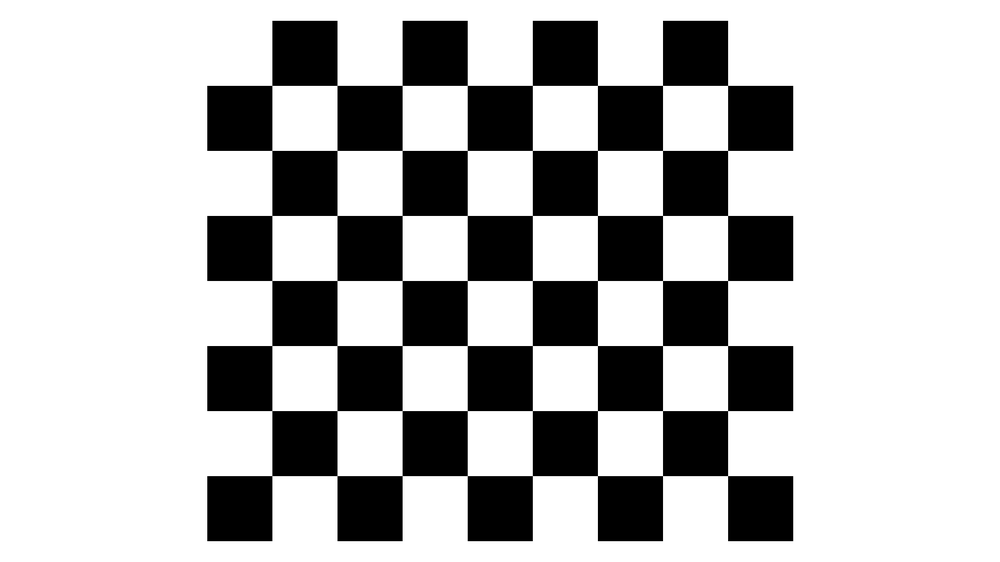
#> input picture python/cailbration/RGB_projector/chessboard/02.png, 1000 x 562 px, shrunk from 1920 x 1080 before the run
$ jupyter execute Projector_camera_calibration_single_image.ipynb
#> lines starting #> are read from the running program, lines starting #| are printed output that depends on the picture; after the words box and inside, x2 and y2 are one past the last pixel; in counts of white or black regions, pixels touching at a corner belong together; long printed decimals are rounded
[cell 1]
import numpy as np
import cv2
import glob
import matplotlib.pyplot as plt
from PIL import Image
import os
import os.path
import glob
import argparse

from numpy.linalg import inv

[cell 2]
def calculate_XYZ(u,v, rotationMatrix, translationVector, cameraMatrix):
    #https://github.com/rodolfoap/OpenCV-2Dto3D/blob/master/transform.cpp
    #Solve: From Image Pixels, find World Points
    Z = 0;
    rotationMatrix,_ = cv2.Rodrigues(rotationMatrix)

    uv_1 = np.array([[u,v,1]], dtype=np.float32)
    uv_1 = uv_1.T

    invM_x_uv1 = np.matmul(inv(cameraMatrix),uv_1)
    invR_x_invM_x_uv1 = np.matmul(inv(rotationMatrix), invM_x_uv1)
    invR_x_tvec = np.matmul(inv(rotationMatrix), translationVector)

    s = (Z + invR_x_tvec[2]) / invR_x_invM_x_uv1[2]
#     print(s,invR_x_invM_x_uv1,invR_x_tvec)
    wcPoint =  s[0,0] * invR_x_invM_x_uv1 - invR_x_tvec

#     print(wcPoint)

    return np.float32(wcPoint.T[0])

[cell 3]
np.set_printoptions(suppress=True)

[cell 4]
# prepare object points, like (0,0,0), (1,0,0), (2,0,0) ....,(6,5,0)
# (8,6) is for the given testing images.
# If you use the another data (e.g. pictures you take by your smartphone),
# you need to set the corresponding numbers.
corner_x = 8
corner_y = 7
objp = np.zeros((corner_x*corner_y,3), np.float32)
objp[:,:2] = np.mgrid[0:corner_x, 0:corner_y].T.reshape(-1,2)
block_len = 2.5
objp = objp * block_len

[cell 5]
# [7 lines of commented-out code are left out]

[cell 6]
# Arrays to store object points and image points from all the images.
# objpoints = [] # 3d points in real world space
# projected_imgpoints = [] # 2d points in image plane.
chessboard_img_corners = []

pro_img_size = (10, 10)
img_size = (10, 10)


# Step through the list and search for chessboard corners
print('Start finding chessboard corners of depth image...')

img = cv2.imread('chessboard/02.png')
#> img is the input picture: shape (562, 1000, 3); min 0, max 255, mean 185.8
gray = cv2.cvtColor(img, cv2.COLOR_BGR2GRAY)
plt.imshow(gray)
pro_img_size = (img.shape[1], img.shape[0])
#> pro_img_size = (1000, 562)

#Find the chessboard corners
print('find the chessboard corners of')
ret, chessboard_img_corners = cv2.findChessboardCorners(gray, (corner_x,corner_y), None)
#> ret = True; chessboard_img_corners = 56 rows, first 8: [727.6, 475.6], [662.5, 475.6], [597.5, 475.6], [532.4, 475.6], [467.3, 475.6], [402.2, 475.6], [337, 475.6], [271.8, 475.6]

print(pro_img_size)
#| (1000, 562)
print(chessboard_img_corners[0,0,0], chessboard_img_corners[0,0,1])
#| 727.559 475.586

# If found, add object points, image points
if ret == True:
#         projected_imgpoints.append(chessboard_img_corners)

    # Draw and display the corners
    cv2.drawChessboardCorners(img, (corner_x,corner_y), chessboard_img_corners, ret)
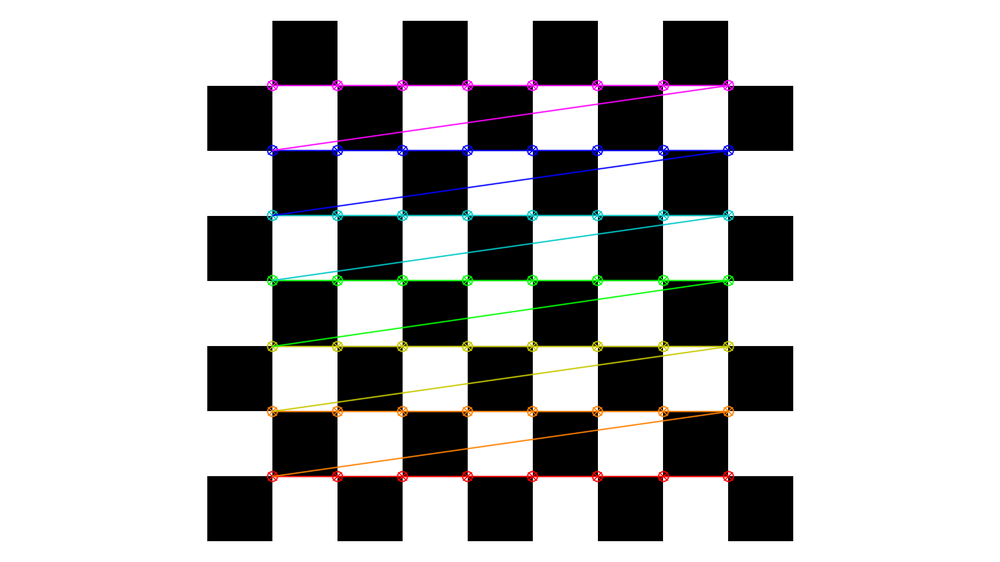
#> img: shape (562, 1000, 3); 3.97% of pixels changed, all inside (x1, y1, x2, y2) = (266, 79, 735, 483)
    plt.imshow(img)
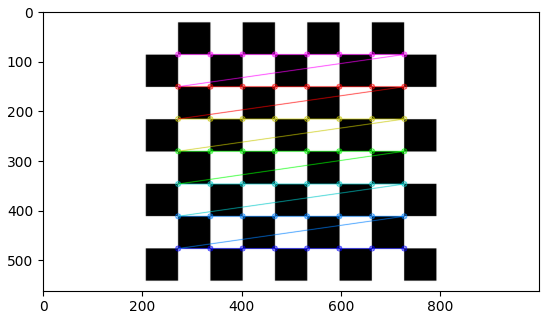
#> figure drawn by matplotlib, 1 panel; B, G, R data is drawn as R, G, B

[cell 7]
#0207
# projector_mtx = np.mat([[2632.88528666,    0.,          753.71811534  ],
#  [  0.,         2633.13459721,  611.01408057],
#  [  0.,           0.,           1.        ]])

# projector_dist =  np.mat([[ -0.64789326,   5.69455107,   0.02388628,  -0.00882401, -18.6186877 ]])

#0208
# RGB_mtx = np.mat([[941.09129171,   0.,         638.94641198  ],
#  [  0.,         939.71879681, 364.60682026],
#  [  0.,           0.,           1.        ]])

# RGB_dist =  np.mat([[ 0.32649104, -1.06727582, -0.0025263,  -0.00531191,  1.09671098]])

#0212
RGB_mtx = np.mat([[920.41554065,   0.,         640.42506415 ],
 [  0.,         919.25718514, 359.86335889],
 [  0.,           0.,           1.        ]])

RGB_dist =  np.mat([[ 0.21651283, -0.6450563,  -0.00425079, -0.00337746,  0.56010408]])


projector_mtx = np.mat([[2476.51677569,    0.         ,1013.05471363],
 [ 0.,         2522.8325708,   498.89785813],
 [  0.,           0.,           1.        ]])

projector_dist =  np.mat([[ -0.64238416,  10.06639038,  -0.00967267,   0.01746897, -59.73276966]])

#0208
# projector_mtx = np.mat([[2368.67855869,    0.,          929.85260966],
#  [ 0.,         2416.86764765,  594.99909209],
#  [  0.,           0.,           1.        ]])

# projector_dist =  np.mat([[ -0.68117196,   15.15452139,   -0.01482683,    0.02300091, -138.5302292]])

[cell 8]
_img = cv2.imread('printed_chessboard/0213/S00.png')
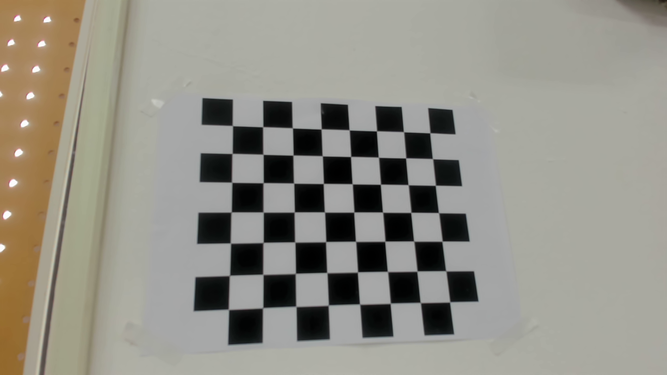
#> input picture python/cailbration/RGB_projector/printed_chessboard/0213/S00.png, 667 x 375 px, shrunk from 1280 x 720 before the run
_gray = cv2.cvtColor(_img, cv2.COLOR_BGR2GRAY)
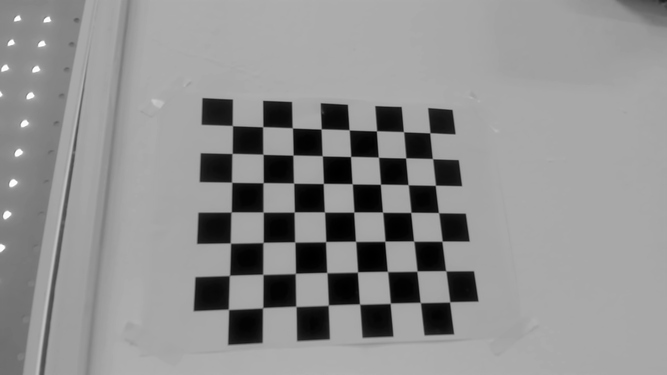
#> _gray: shape (375, 667); min 0, max 255, mean 144.2
plt.imshow(_gray)
img_size = (_img.shape[1], _img.shape[0])
#> img_size = (667, 375)
print(img_size)
#| (667, 375)

#Find the chessboard corners
print('find the chessboard corners of')
ret, _printed_corners = cv2.findChessboardCorners(_gray, (corner_x,corner_y), None)

#criteria:角點精準化迭代過程的終止條件
criteria = (cv2.TERM_CRITERIA_EPS + cv2.TERM_CRITERIA_MAX_ITER, 30, 0.001)
#執行亞畫素級角點檢測
_printed_corners = cv2.cornerSubPix(_gray,_printed_corners,(11,11),(-1,-1),criteria)

if ret:
    retval, _rvec, _tvec = cv2.solvePnP(objp, _printed_corners, RGB_mtx, RGB_dist)
#> retval = True
    print(_tvec)
#| [[-35.265]
#|  [-19.847]
#|  [ 81.031]]
    print(_printed_corners[0,0,0], _printed_corners[0,0,1])
#| 232.3991 125.581
    print(calculate_XYZ(_printed_corners[0,0,0], _printed_corners[0,0,1], _rvec, _tvec, RGB_mtx))
#> in calculate_XYZ, `rotationMatrix,_ = cv2.Rodrigues(rotationMatrix)`: rotationMatrix = [[0.991, 0.0379, -0.128], [-0.0347, 0.999, 0.0266], [0.129, -0.022, 0.991]]
#> in calculate_XYZ, `uv_1 = np.array([[u,v,1]], dtype=np.float32)`: uv_1 = [[232.4, 125.6, 1]]
#> in calculate_XYZ, `uv_1 = uv_1.T`: uv_1 = [232.4, 125.6, 1]
#> in calculate_XYZ, `invM_x_uv1 = np.matmul(inv(cameraMatrix),uv_1)`: invM_x_uv1 = [[-0.443], [-0.255], [1]]
#> in calculate_XYZ, `invR_x_invM_x_uv1 = np.matmul(inv(rotationMatrix), invM_x_uv1)`: invR_x_invM_x_uv1 = [[-0.301], [-0.293], [1.04]]
#> in calculate_XYZ, `invR_x_tvec = np.matmul(inv(rotationMatrix), translationVector)`: invR_x_tvec = [-23.81, -22.94, 84.32]
#> in calculate_XYZ, `s = (Z + invR_x_tvec[2]) / invR_x_invM_x_uv1[2]`: s = [[80.97]]
#> in calculate_XYZ, `wcPoint =  s[0,0] * invR_x_invM_x_uv1 - invR_x_tvec`: wcPoint = [[-0.604], [-0.811], [0]]
#| [[-0.6042 -0.8105   0.        ]]

[cell 9]
projected_objpoints = []
#> projected_objpoints = []
projected_imgpoints = []
camera_imgpoints = []

_img = cv2.imread('projected_chessboard/0213/S00.png')
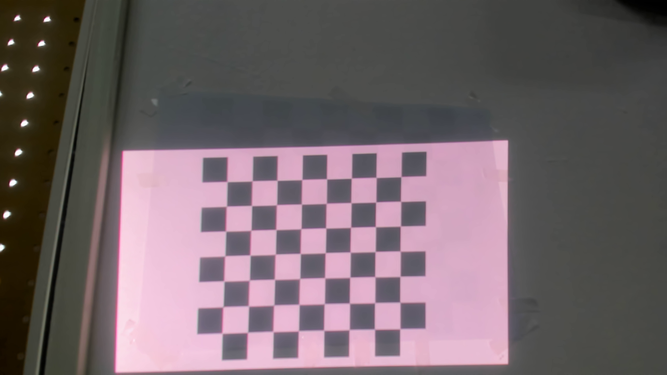
#> input picture python/camera/calibration/projected_chessboard/0213/S00.png, 667 x 375 px, shrunk from 1280 x 720 before the run, found by its file name
_gray = cv2.cvtColor(_img, cv2.COLOR_BGR2GRAY)
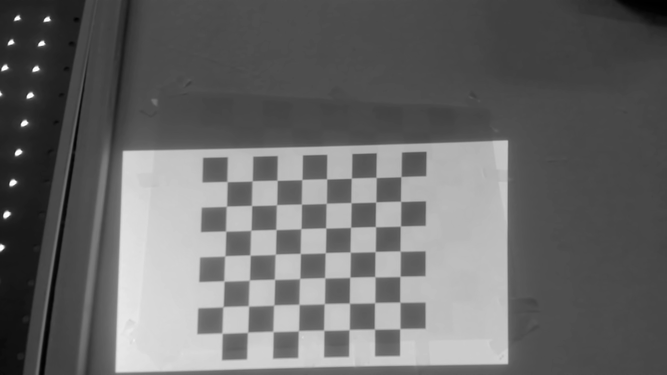
#> _gray: shape (375, 667); min 0, max 255, mean 105
plt.imshow(_gray)

#Find the chessboard corners
print('find the chessboard corners of')
ret, projected_corners = cv2.findChessboardCorners(_gray, (corner_x,corner_y), None)
#> projected_corners = 56 rows, first 8: [227, 181.5], [252.1, 180.8], [277.1, 180.3], [301.9, 179.5], [326.6, 178.8], [351.4, 178.1], [376.1, 177.4], [400.9, 176.6]

#criteria:角點精準化迭代過程的終止條件
criteria = (cv2.TERM_CRITERIA_EPS + cv2.TERM_CRITERIA_MAX_ITER, 30, 0.001)
#執行亞畫素級角點檢測
projected_corners = cv2.cornerSubPix(_gray,projected_corners,(11,11),(-1,-1),criteria)
#> projected_corners = 56 rows, first 8: [227, 181.6], [252.1, 180.9], [277, 180.3], [301.8, 179.6], [326.6, 178.9], [351.4, 178.1], [376.1, 177.4], [401, 176.6]


# If found, add object points, image points
if ret == True:
    projected_obj = np.zeros((56,3), dtype=np.float32)
    #projected points in RGB image space to would coord
    for i in range(56):
        projected_obj[i,:] = calculate_XYZ(projected_corners[i,0,0], projected_corners[i,0,1], _rvec, _tvec, RGB_mtx)
#> this loop made 56 passes
#> (uv_1 in calculate_XYZ, invM_x_uv1 in calculate_XYZ, invR_x_invM_x_uv1 in calculate_XYZ, s in calculate_XYZ, wcPoint in calculate_XYZ) on passes 1 to 6: ([227, 181.6, 1], [[-0.449], [-0.194], [1]], [[-0.309], [-0.233], [1.04]], [[80.79]], [[-1.19], [4.14], [0]]), ([252.1, 180.9, 1], [[-0.422], [-0.195], [1]], [[-0.282], [-0.232], [1.04]], [[81.06]], [[0.921], [4.1], [0]]), ([277, 180.3, 1], [[-0.395], [-0.195], [1]], [[-0.256], [-0.232], [1.04]], [[81.33]], [[3.03], [4.07], [0]]), ([301.8, 179.6, 1], [[-0.368], [-0.196], [1]], [[-0.229], [-0.232], [1.03]], [[81.61]], [[5.14], [4.02], [0]]), ([326.6, 178.9, 1], [[-0.341], [-0.197], [1]], [[-0.202], [-0.232], [1.03]], [[81.88]], [[7.26], [3.98], [0]]), ([351.4, 178.1, 1], [[-0.314], [-0.198], [1]], [[-0.175], [-0.231], [1.03]], [[82.16]], [[9.4], [3.94], [0]])
#> after the loop, projected_obj = 56 rows, first 8: [-1.19, 4.14, 0], [0.921, 4.1, 0], [3.03, 4.07, 0], [5.14, 4.02, 0], [7.26, 3.98, 0], [9.4, 3.94, 0], [11.55, 3.89, 0], [13.73, 3.84, 0]


    k = 0
    print(projected_corners[k,0,0], projected_corners[k,0,1])
#| 226.976 181.564
    print(calculate_XYZ(projected_corners[k,0,0], projected_corners[k,0,1], _rvec, _tvec, RGB_mtx))
#| [[-1.191  4.141  0.       ]]
    print(projected_obj)
#| [[-1.191   4.141   0.        ]
#|  [ 0.921  4.100    0.        ]
#|  [ 3.026   4.066    0.        ]
#|  [ 5.138   4.023   0.        ]
#|  [ 7.261   3.981    0.        ]
#|  [ 9.400    3.936   0.        ]
#|  [11.549    3.894   0.        ]
#|  [13.726    3.840    0.        ]
#|  [-1.296   6.318   0.        ]
#|  [ 0.8066    6.280   0.        ]
#|  [ 2.923   6.242   0.        ]
#|  [ 5.034    6.214   0.        ]
#> (further printed lines are left out)
    projected_objpoints.append(projected_obj)

    projected_imgpoints.append(chessboard_img_corners)
    camera_imgpoints.append(projected_corners)

#         print(chessboard_img_corners)
#     print(projected_corners)
    # Draw and display the corners
    cv2.drawChessboardCorners(_img, (corner_x,corner_y), projected_corners, ret)
    plt.imshow(_img)
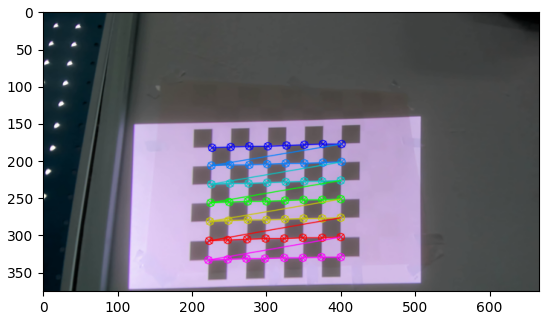
#> figure drawn by matplotlib, 1 panel; B, G, R data is drawn as R, G, B

[cell 10]
print('=== Result ===')
ret, projected_int, projected_cam_dist, RGB_cam_int, RGB_cam_dist, depth_rgb_rmat, depth_rgb_tvec, E, F = cv2.stereoCalibrate(
    projected_objpoints, projected_imgpoints, camera_imgpoints, projector_mtx, projector_dist, RGB_mtx, RGB_dist, None)
#> ret = 3.08; projected_int = [[2476.5, 0, 1013.1], [0, 2522.8, 498.9], [0, 0, 1]]; projected_cam_dist = [[-0.642, 10.07, -0.00967, 0.0175, -59.73]]; RGB_cam_int = [[920.4, 0, 640.4], [0, 919.3, 359.9], [0, 0, 1]]; RGB_cam_dist = [[0.217, -0.645, -0.00425, -0.00338, 0.56]]; depth_rgb_rmat = [[-0.932, -0.0367, -0.36], [-0.0958, -0.934, 0.344], [-0.349, 0.355, 0.867]]; depth_rgb_tvec = [-16.59, -44.4, 12.13]; E = [[16.64, -4.42, -42.68], [-17.1, 5.44, 10.02], [-39.81, 13.87, -21.67]]; F = [[3.75e-07, -9.78e-08, -0.00271], [-3.86e-07, 1.21e-07, 0.000891], [-0.000927, 0.000302, 1]]

print('  RMS :', ret)
#|   RMS : 3.084
print('  RGB Camera intrinsic parameters :')
print(RGB_cam_int, '    ')
#| [[920.416   0.         640.425]
#|  [  0.         919.257 359.863]
#|  [  0.           0.           1.        ]]
print('  RGB Camera distortion parameters :')
print(RGB_cam_dist, '    ')
#| [[ 0.2165 -0.6451  -0.004251 -0.003377  0.5601]]
print()
print('  Projector intrinsic parameters :')
print(projected_int, '    ')
#| [[2476.517    0.         1013.055]
#|  [   0.         2522.833   498.898]
#|  [   0.            0.            1.        ]]
print('  Projector distortion parameters :')
print(projected_cam_dist, '    ')
#| [[ -0.6424  10.066  -0.009673   0.01747 -59.733]]
print()
print('  Rotation matrix / translation vector from Projector to RGB camera')
print('  (they translate points from RGB camera coord to Projector coord) :')
print(depth_rgb_rmat, '    ')
#| [[-0.9324 -0.03666 -0.3597 ]
#|  [-0.09583 -0.9342  0.3436 ]
#|  [-0.3486  0.3549  0.8675]]
print(depth_rgb_tvec, '    ')
#| [[-16.587]
#|  [-44.398]
#|  [ 12.134]]
print()
print('Rotation vector')
v,_ = cv2.Rodrigues(depth_rgb_rmat)
#> v = [0.57, -0.562, -3.01]
print(v)
#| [[ 0.5702]
#|  [-0.5623]
#|  [-3.006]]

[cell 11]
import math
np.set_printoptions(suppress=True)
# //calculate rotation angles
theta = cv2.norm(v)
#> theta = 3.11
theta = (float)(math.sqrt(v[0]*v[0] + v[1]*v[1] + v[2] *v[2])*180/math.pi);
#> theta = 178.2

#     transformed to quaterniond
q = np.zeros((4))
q[0] = math.cos(theta / 2)
q[1] = math.sin(theta / 2)*v[0] / theta
q[2] = -math.sin(theta / 2)*v[1] / theta
q[3] = math.sin(theta / 2)*v[2] / theta

print(q, theta)
#| [ 0.4011  0.00293  0.00289 -0.01545] 178.245


ysqr = q[2] * q[2];

# // pitch (x-axis rotation)
t0 = +2.0 * (q[0] * q[1] + q[2] *q[3])
t1 = +1.0 - 2.0 * (q[1] * q[1] + ysqr)
pitch = math.atan2(t0, t1)

# // yaw (y-axis rotation)
t2 = +2.0 * (q[0] * q[2] - q[3] * q[1])
if t2 > 1.0:
    t2 = 1.0
if t2 < -1.0:
    t2 = -1.0
yaw = math.asin(t2)

# // roll (z-axis rotation)
t3 = +2.0 * (q[0] * q[3] + q[1] * q[2])
t4 = +1.0 - 2.0 * (ysqr + q[3] * q[3])
roll = math.atan2(t3, t4)

print(pitch,yaw,roll)
